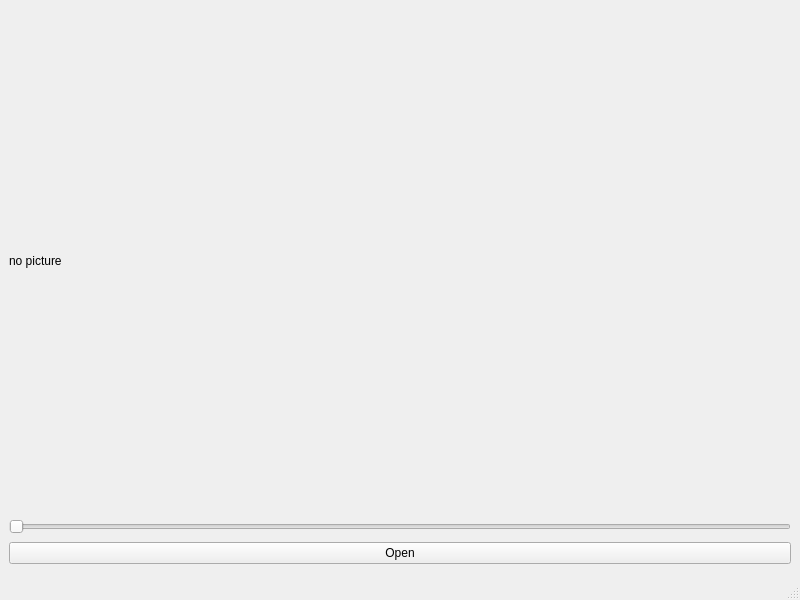
<?xml version="1.0" encoding="UTF-8"?>
<ui version="4.0">
 <class>MainWindow</class>
 <widget class="QMainWindow" name="MainWindow">
  <property name="geometry">
   <rect>
    <x>0</x>
    <y>0</y>
    <width>800</width>
    <height>600</height>
   </rect>
  </property>
  <property name="windowTitle">
   <string>MainWindow</string>
  </property>
  <widget class="QWidget" name="centralwidget">
   <layout class="QVBoxLayout" name="verticalLayout">
    <item>
     <widget class="QLabel" name="label">
      <property name="maximumSize">
       <size>
        <width>900</width>
        <height>500</height>
       </size>
      </property>
      <property name="text">
       <string>no picture</string>
      </property>
     </widget>
    </item>
    <item>
     <widget class="QSlider" name="horizontalSlider">
      <property name="orientation">
       <enum>Qt::Horizontal</enum>
      </property>
     </widget>
    </item>
    <item>
     <widget class="QPushButton" name="pushButton">
      <property name="text">
       <string>Open</string>
      </property>
     </widget>
    </item>
   </layout>
  </widget>
  <widget class="QMenuBar" name="menubar">
   <property name="geometry">
    <rect>
     <x>0</x>
     <y>0</y>
     <width>800</width>
     <height>19</height>
    </rect>
   </property>
  </widget>
  <widget class="QStatusBar" name="statusbar"/>
 </widget>
 <resources/>
 <connections>
  <connection>
   <sender>horizontalSlider</sender>
   <signal>sliderMoved(int)</signal>
   <receiver>MainWindow</receiver>
   <slot>setBlur()</slot>
   <hints>
    <hint type="sourcelabel">
     <x>329</x>
     <y>540</y>
    </hint>
    <hint type="destinationlabel">
     <x>313</x>
     <y>549</y>
    </hint>
   </hints>
  </connection>
  <connection>
   <sender>pushButton</sender>
   <signal>clicked()</signal>
   <receiver>MainWindow</receiver>
   <slot>open()</slot>
   <hints>
    <hint type="sourcelabel">
     <x>404</x>
     <y>559</y>
    </hint>
    <hint type="destinationlabel">
     <x>423</x>
     <y>544</y>
    </hint>
   </hints>
  </connection>
 </connections>
 <slots>
  <slot>setBlur()</slot>
  <slot>open()</slot>
 </slots>
</ui>
